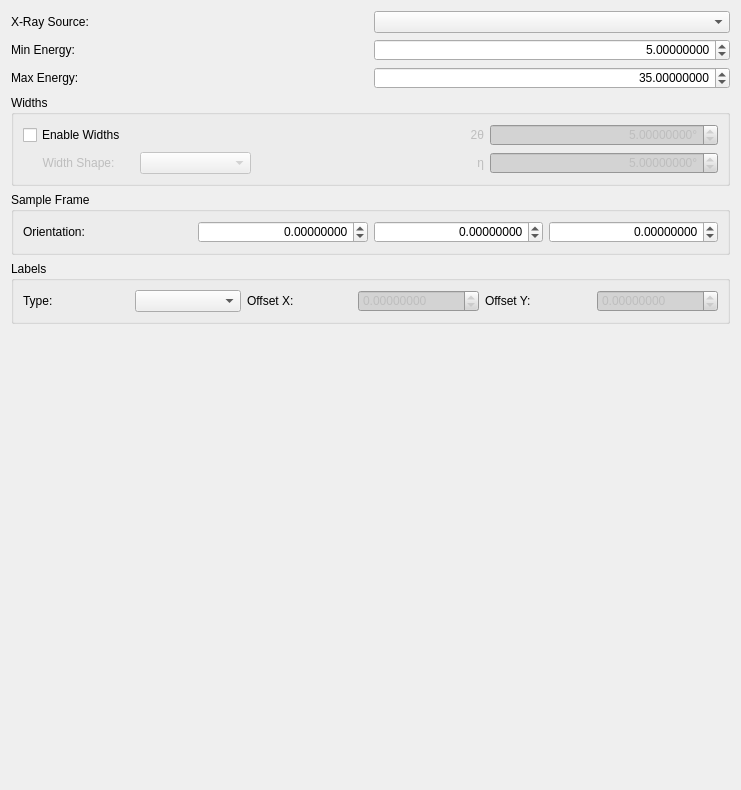
<?xml version="1.0" encoding="UTF-8"?>
<ui version="4.0">
 <class>laue_overlay_editor</class>
 <widget class="QWidget" name="laue_overlay_editor">
  <property name="geometry">
   <rect>
    <x>0</x>
    <y>0</y>
    <width>741</width>
    <height>790</height>
   </rect>
  </property>
  <property name="sizePolicy">
   <sizepolicy hsizetype="Preferred" vsizetype="Preferred">
    <horstretch>0</horstretch>
    <verstretch>0</verstretch>
   </sizepolicy>
  </property>
  <property name="minimumSize">
   <size>
    <width>0</width>
    <height>790</height>
   </size>
  </property>
  <property name="windowTitle">
   <string>Edit Overlay</string>
  </property>
  <property name="styleSheet">
   <string notr="true">QDoubleSpinBox:disabled {background-color: LightGray;}
</string>
  </property>
  <layout class="QGridLayout" name="gridLayout">
   <item row="1" column="0">
    <widget class="QLabel" name="min_energy_label">
     <property name="text">
      <string>Min Energy:</string>
     </property>
     <property name="buddy">
      <cstring>min_energy</cstring>
     </property>
    </widget>
   </item>
   <item row="7" column="0" colspan="2">
    <widget class="QGroupBox" name="labelsGroup">
     <property name="title">
      <string>Labels</string>
     </property>
     <layout class="QGridLayout" name="gridLayout_2">
      <item row="0" column="3">
       <widget class="ScientificDoubleSpinBox" name="label_offset_x">
        <property name="enabled">
         <bool>false</bool>
        </property>
        <property name="keyboardTracking">
         <bool>false</bool>
        </property>
        <property name="decimals">
         <number>8</number>
        </property>
        <property name="minimum">
         <double>-10000.000000000000000</double>
        </property>
        <property name="maximum">
         <double>10000.000000000000000</double>
        </property>
       </widget>
      </item>
      <item row="0" column="1">
       <widget class="QComboBox" name="label_type"/>
      </item>
      <item row="0" column="2">
       <widget class="QLabel" name="label_offset_x_label">
        <property name="text">
         <string>Offset X:</string>
        </property>
        <property name="buddy">
         <cstring>label_offset_x</cstring>
        </property>
       </widget>
      </item>
      <item row="0" column="0">
       <widget class="QLabel" name="label_type_label">
        <property name="text">
         <string>Type:</string>
        </property>
        <property name="buddy">
         <cstring>label_type</cstring>
        </property>
       </widget>
      </item>
      <item row="0" column="4">
       <widget class="QLabel" name="label_offset_y_label">
        <property name="text">
         <string>Offset Y:</string>
        </property>
        <property name="buddy">
         <cstring>label_offset_y</cstring>
        </property>
       </widget>
      </item>
      <item row="0" column="5">
       <widget class="ScientificDoubleSpinBox" name="label_offset_y">
        <property name="enabled">
         <bool>false</bool>
        </property>
        <property name="keyboardTracking">
         <bool>false</bool>
        </property>
        <property name="decimals">
         <number>8</number>
        </property>
        <property name="minimum">
         <double>-10000.000000000000000</double>
        </property>
        <property name="maximum">
         <double>10000.000000000000000</double>
        </property>
       </widget>
      </item>
     </layout>
    </widget>
   </item>
   <item row="2" column="0">
    <widget class="QLabel" name="max_energy_label">
     <property name="text">
      <string>Max Energy:</string>
     </property>
     <property name="buddy">
      <cstring>max_energy</cstring>
     </property>
    </widget>
   </item>
   <item row="2" column="1">
    <widget class="ScientificDoubleSpinBox" name="max_energy">
     <property name="alignment">
      <set>Qt::AlignRight|Qt::AlignTrailing|Qt::AlignVCenter</set>
     </property>
     <property name="keyboardTracking">
      <bool>false</bool>
     </property>
     <property name="decimals">
      <number>8</number>
     </property>
     <property name="maximum">
      <double>100000.000000000000000</double>
     </property>
     <property name="value">
      <double>35.000000000000000</double>
     </property>
    </widget>
   </item>
   <item row="6" column="0" colspan="2">
    <widget class="QGroupBox" name="sample_frame_group">
     <property name="title">
      <string>Sample Frame</string>
     </property>
     <layout class="QHBoxLayout" name="horizontalLayout_2">
      <item>
       <widget class="QLabel" name="sample_orientation_label">
        <property name="text">
         <string>Orientation:</string>
        </property>
        <property name="buddy">
         <cstring>sample_orientation_0</cstring>
        </property>
       </widget>
      </item>
      <item>
       <widget class="ScientificDoubleSpinBox" name="sample_orientation_0">
        <property name="alignment">
         <set>Qt::AlignRight|Qt::AlignTrailing|Qt::AlignVCenter</set>
        </property>
        <property name="keyboardTracking">
         <bool>false</bool>
        </property>
        <property name="decimals">
         <number>8</number>
        </property>
        <property name="minimum">
         <double>-1000000.000000000000000</double>
        </property>
        <property name="maximum">
         <double>1000000.000000000000000</double>
        </property>
       </widget>
      </item>
      <item>
       <widget class="ScientificDoubleSpinBox" name="sample_orientation_1">
        <property name="alignment">
         <set>Qt::AlignRight|Qt::AlignTrailing|Qt::AlignVCenter</set>
        </property>
        <property name="keyboardTracking">
         <bool>false</bool>
        </property>
        <property name="decimals">
         <number>8</number>
        </property>
        <property name="minimum">
         <double>-1000000.000000000000000</double>
        </property>
        <property name="maximum">
         <double>1000000.000000000000000</double>
        </property>
       </widget>
      </item>
      <item>
       <widget class="ScientificDoubleSpinBox" name="sample_orientation_2">
        <property name="alignment">
         <set>Qt::AlignRight|Qt::AlignTrailing|Qt::AlignVCenter</set>
        </property>
        <property name="keyboardTracking">
         <bool>false</bool>
        </property>
        <property name="decimals">
         <number>8</number>
        </property>
        <property name="minimum">
         <double>-1000000.000000000000000</double>
        </property>
        <property name="maximum">
         <double>1000000.000000000000000</double>
        </property>
       </widget>
      </item>
     </layout>
    </widget>
   </item>
   <item row="8" column="0" colspan="2">
    <spacer name="verticalSpacer">
     <property name="orientation">
      <enum>Qt::Vertical</enum>
     </property>
     <property name="sizeHint" stdset="0">
      <size>
       <width>20</width>
       <height>40</height>
      </size>
     </property>
    </spacer>
   </item>
   <item row="1" column="1">
    <widget class="ScientificDoubleSpinBox" name="min_energy">
     <property name="alignment">
      <set>Qt::AlignRight|Qt::AlignTrailing|Qt::AlignVCenter</set>
     </property>
     <property name="keyboardTracking">
      <bool>false</bool>
     </property>
     <property name="decimals">
      <number>8</number>
     </property>
     <property name="maximum">
      <double>100000.000000000000000</double>
     </property>
     <property name="value">
      <double>5.000000000000000</double>
     </property>
    </widget>
   </item>
   <item row="5" column="0" colspan="2">
    <layout class="QVBoxLayout" name="crystal_editor_layout"/>
   </item>
   <item row="3" column="0" colspan="2">
    <widget class="QGroupBox" name="ranges_group_box">
     <property name="title">
      <string>Widths</string>
     </property>
     <layout class="QGridLayout" name="gridLayout_4">
      <item row="1" column="0">
       <widget class="QCheckBox" name="enable_widths">
        <property name="text">
         <string>Enable Widths</string>
        </property>
       </widget>
      </item>
      <item row="3" column="3">
       <widget class="ScientificDoubleSpinBox" name="eta_width">
        <property name="enabled">
         <bool>false</bool>
        </property>
        <property name="alignment">
         <set>Qt::AlignRight|Qt::AlignTrailing|Qt::AlignVCenter</set>
        </property>
        <property name="keyboardTracking">
         <bool>false</bool>
        </property>
        <property name="suffix">
         <string>°</string>
        </property>
        <property name="decimals">
         <number>8</number>
        </property>
        <property name="maximum">
         <double>360.000000000000000</double>
        </property>
        <property name="value">
         <double>5.000000000000000</double>
        </property>
       </widget>
      </item>
      <item row="1" column="3">
       <widget class="ScientificDoubleSpinBox" name="tth_width">
        <property name="enabled">
         <bool>false</bool>
        </property>
        <property name="alignment">
         <set>Qt::AlignRight|Qt::AlignTrailing|Qt::AlignVCenter</set>
        </property>
        <property name="keyboardTracking">
         <bool>false</bool>
        </property>
        <property name="suffix">
         <string>°</string>
        </property>
        <property name="decimals">
         <number>8</number>
        </property>
        <property name="maximum">
         <double>360.000000000000000</double>
        </property>
        <property name="value">
         <double>5.000000000000000</double>
        </property>
       </widget>
      </item>
      <item row="3" column="2">
       <widget class="QLabel" name="eta_width_label">
        <property name="enabled">
         <bool>false</bool>
        </property>
        <property name="text">
         <string>η</string>
        </property>
        <property name="alignment">
         <set>Qt::AlignRight|Qt::AlignTrailing|Qt::AlignVCenter</set>
        </property>
        <property name="buddy">
         <cstring>eta_width</cstring>
        </property>
       </widget>
      </item>
      <item row="1" column="2">
       <widget class="QLabel" name="tth_width_label">
        <property name="enabled">
         <bool>false</bool>
        </property>
        <property name="text">
         <string>2θ</string>
        </property>
        <property name="alignment">
         <set>Qt::AlignRight|Qt::AlignTrailing|Qt::AlignVCenter</set>
        </property>
        <property name="buddy">
         <cstring>tth_width</cstring>
        </property>
       </widget>
      </item>
      <item row="3" column="0">
       <layout class="QHBoxLayout" name="horizontalLayout">
        <item>
         <widget class="QLabel" name="width_shape_label">
          <property name="enabled">
           <bool>false</bool>
          </property>
          <property name="text">
           <string>Width Shape:</string>
          </property>
          <property name="alignment">
           <set>Qt::AlignCenter</set>
          </property>
          <property name="buddy">
           <cstring>width_shape</cstring>
          </property>
         </widget>
        </item>
        <item>
         <widget class="QComboBox" name="width_shape">
          <property name="enabled">
           <bool>false</bool>
          </property>
         </widget>
        </item>
       </layout>
      </item>
     </layout>
    </widget>
   </item>
   <item row="0" column="0">
    <widget class="QLabel" name="xray_source_label">
     <property name="text">
      <string>X-Ray Source:</string>
     </property>
    </widget>
   </item>
   <item row="0" column="1">
    <widget class="QComboBox" name="xray_source"/>
   </item>
  </layout>
 </widget>
 <customwidgets>
  <customwidget>
   <class>ScientificDoubleSpinBox</class>
   <extends>QDoubleSpinBox</extends>
   <header>scientificspinbox.h</header>
  </customwidget>
 </customwidgets>
 <tabstops>
  <tabstop>xray_source</tabstop>
  <tabstop>min_energy</tabstop>
  <tabstop>max_energy</tabstop>
  <tabstop>enable_widths</tabstop>
  <tabstop>tth_width</tabstop>
  <tabstop>width_shape</tabstop>
  <tabstop>eta_width</tabstop>
  <tabstop>sample_orientation_0</tabstop>
  <tabstop>sample_orientation_1</tabstop>
  <tabstop>sample_orientation_2</tabstop>
  <tabstop>label_type</tabstop>
  <tabstop>label_offset_x</tabstop>
  <tabstop>label_offset_y</tabstop>
 </tabstops>
 <resources/>
 <connections/>
</ui>
